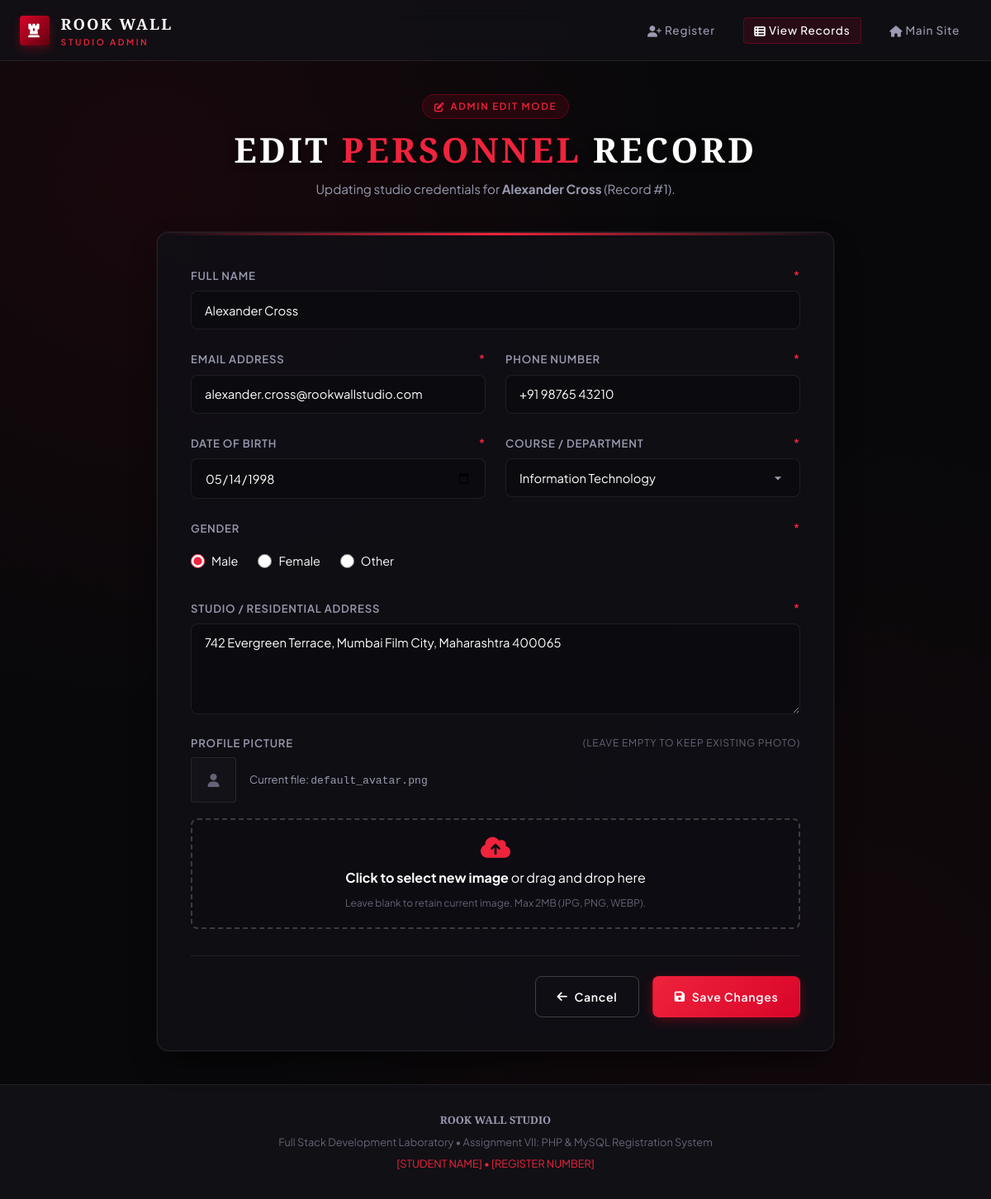
The page /edit.php?id=1 on the database its author committed.
### tables this page shows
CREATE TABLE `users` (
  `id` INT AUTO_INCREMENT PRIMARY KEY,
  `name` VARCHAR(255) NOT NULL,
  `email` VARCHAR(255) NOT NULL UNIQUE,
  `phone` VARCHAR(20) NOT NULL,
  `dob` DATE NOT NULL,
  `gender` VARCHAR(20) NOT NULL,
  `address` TEXT NOT NULL,
  `course` VARCHAR(100) NOT NULL,
  `profile_pic` VARCHAR(255) NOT NULL,
  `created_at` TIMESTAMP DEFAULT CURRENT_TIMESTAMP
);

### edit.php (the view, shortened to what this page needs)
<?php
require_once 'db_connect.php';
$id = isset($_GET['id']) ? intval($_GET['id']) : 0;
$fetch_stmt = $conn->prepare("SELECT id, name, email, phone, dob, gender, address, course, profile_pic FROM users WHERE id = ? LIMIT 1");
$fetch_stmt->bind_param("i", $id);
$fetch_stmt->execute();
$result = $fetch_stmt->get_result();
$user = $result->fetch_assoc();
?>
<!DOCTYPE html>
<html lang="en">
<head>
  <link rel="stylesheet" href="https://cdnjs.cloudflare.com/ajax/libs/font-awesome/6.4.0/css/all.min.css">
  <link rel="stylesheet" href="style.css">
</head>
<body>
  <header class="site-header">
    <nav class="nav-container" aria-label="Main Navigation">
      <a href="index.php" class="nav-brand">
        <div class="brand-icon" aria-hidden="true"><i class="fa-solid fa-chess-rook"></i></div>
        <div>
          ROOK WALL
          <span class="brand-sub">STUDIO ADMIN</span>
        </div>
      </a>
      <ul class="nav-links">
        <li><a href="index.php" class="nav-link"><i class="fa-solid fa-user-plus"></i> Register</a></li>
        <li><a href="view_records.php" class="nav-link active"><i class="fa-solid fa-table-list"></i> View Records</a></li>
        <li><a href="../index.html" class="nav-link"><i class="fa-solid fa-house"></i> Main Site</a></li>
      </ul>
    </nav>
  </header>
  <main class="main-content">
    <section class="hero-banner">
      <div class="badge-tag"><i class="fa-solid fa-pen-to-square"></i> Admin Edit Mode</div>
      <h1 class="hero-title">EDIT <span>PERSONNEL</span> RECORD</h1>
      <p class="hero-subtitle">Updating studio credentials for <strong><?= htmlspecialchars($user['name'], ENT_QUOTES, 'UTF-8'); ?></strong> (Record #<?= htmlspecialchars($user['id'], ENT_QUOTES, 'UTF-8'); ?>).</p>
    </section>
    <article class="form-card">
      <form id="registrationForm" method="POST" action="edit.php?id=<?= urlencode($user['id']); ?>" enctype="multipart/form-data" novalidate>
        <div class="form-grid">
          <div class="form-group full-width">
            <label for="name" class="form-label">
              <span>Full Name</span>
              <span class="required-indicator">*</span>
            </label>
            <input
              type="text"
              id="name"
              name="name"
              class="form-control"
              value="<?= htmlspecialchars($user['name'], ENT_QUOTES, 'UTF-8'); ?>"
              required
              minlength="3"
              maxlength="100"
            >
          </div>
          <div class="form-group">
            <label for="email" class="form-label">
              <span>Email Address</span>
              <span class="required-indicator">*</span>
            </label>
            <input
              type="email"
              id="email"
              name="email"
              class="form-control"
              value="<?= htmlspecialchars($user['email'], ENT_QUOTES, 'UTF-8'); ?>"
              required
            >
          </div>
          <div class="form-group">
            <label for="phone" class="form-label">
              <span>Phone Number</span>
              <span class="required-indicator">*</span>
            </label>
            <input
              type="tel"
              id="phone"
              name="phone"
              class="form-control"
              value="<?= htmlspecialchars($user['phone'], ENT_QUOTES, 'UTF-8'); ?>"
              required
              pattern="^\+?[0-9\s\-]{10,15}$"
            >
          </div>
          <div class="form-group">
            <label for="dob" class="form-label">
              <span>Date of Birth</span>
              <span class="required-indicator">*</span>
            </label>
            <input
              type="date"
              id="dob"
              name="dob"
              class="form-control"
              value="<?= htmlspecialchars($user['dob'], ENT_QUOTES, 'UTF-8'); ?>"
              required
            >
          </div>
          <div class="form-group">
            <label for="course" class="form-label">
              <span>Course / Department</span>
              <span class="required-indicator">*</span>
            </label>
            <select id="course" name="course" class="form-control" required>
              <?php
                $courses = ['Information Technology', 'Computer Science', 'Electronics', 'Electrical', 'Mechanical', 'Civil', 'Other'];
                foreach ($courses as $c) {
                  $selected = ($user['course'] === $c) ? 'selected' : '';
                  echo "<option value=\"" . htmlspecialchars($c, ENT_QUOTES, 'UTF-8') . "\" {$selected}>" . htmlspecialchars($c, ENT_QUOTES, 'UTF-8') . "</option>";
                }
              ?>
            </select>
          </div>
          <div class="form-group full-width">
            <label class="form-label">
              <span>Gender</span>
              <span class="required-indicator">*</span>
            </label>
            <div class="radio-group" role="radiogroup">
              <label class="radio-label">
                <input type="radio" name="gender" value="Male" <?= ($user['gender'] === 'Male') ? 'checked' : ''; ?>> Male
              </label>
              <label class="radio-label">
                <input type="radio" name="gender" value="Female" <?= ($user['gender'] === 'Female') ? 'checked' : ''; ?>> Female
              </label>
              <label class="radio-label">
                <input type="radio" name="gender" value="Other" <?= ($user['gender'] === 'Other') ? 'checked' : ''; ?>> Other
              </label>
            </div>
          </div>
          <div class="form-group full-width">
            <label for="address" class="form-label">
              <span>Studio / Residential Address</span>
              <span class="required-indicator">*</span>
            </label>
            <textarea
              id="address"
              name="address"
              class="form-control"
              required
              maxlength="500"
            ><?= htmlspecialchars($user['address'], ENT_QUOTES, 'UTF-8'); ?></textarea>
          </div>
          <div class="form-group full-width">
            <label class="form-label">
              <span>Profile Picture</span>
              <span style="font-size:0.75rem; color:var(--text-muted); font-weight:normal;">(Leave empty to keep existing photo)</span>
            </label>
            <div style="display:flex; align-items:center; gap:1rem; margin-bottom:0.75rem;">
              <?php
                $pic = $user['profile_pic'];
                $img_path = 'uploads/' . $pic;
                $has_pic = !empty($pic) && file_exists(__DIR__ . DIRECTORY_SEPARATOR . 'uploads' . DIRECTORY_SEPARATOR . $pic);
              ?>
              <?php if ($has_pic): ?>
                <img src="<?= htmlspecialchars($img_path, ENT_QUOTES, 'UTF-8'); ?>" alt="Current Photo" style="width:55px; height:55px; border-radius:var(--radius-sm); object-fit:cover; border:1px solid var(--border);">
              <?php else: ?>
                <div style="width:55px; height:55px; border-radius:var(--radius-sm); background:var(--bg-card-solid); display:flex; align-items:center; justify-content:center; color:var(--text-muted); border:1px solid var(--border);">
                  <i class="fa-solid fa-user"></i>
                </div>
              <?php endif; ?>
              <span style="font-size:0.82rem; color:var(--text-secondary);">Current file: <code><?= htmlspecialchars($user['profile_pic'], ENT_QUOTES, 'UTF-8'); ?></code></span>
            </div>
            <div class="file-upload-wrapper">
              <div class="file-dropzone" id="fileDropzone" tabindex="0" role="button" aria-label="Upload new profile image">
                <i class="fa-solid fa-cloud-arrow-up"></i>
                <div>
                  <strong>Click to select new image</strong> or drag and drop here
                </div>
                <div class="file-hint">Leave blank to retain current image. Max 2MB (JPG, PNG, WEBP).</div>
              </div>
            </div>
          </div>
        </div>
        <div class="form-actions">
          <a href="view_records.php" class="btn btn-outline">
            <i class="fa-solid fa-arrow-left"></i> Cancel
          </a>
          <button type="submit" class="btn btn-primary">
            <i class="fa-solid fa-floppy-disk"></i> Save Changes
          </button>
        </div>
      </form>
    </article>
  </main>
  <footer class="site-footer">
    <div class="footer-brand">ROOK WALL STUDIO</div>
    <p>Full Stack Development Laboratory &bull; Assignment VII: PHP & MySQL Registration System</p>
    <p style="margin-top: 0.35rem; color: var(--accent-bright);">[STUDENT NAME] &bull; [REGISTER NUMBER]</p>
  </footer>
</body>
</html>

### rows shown on the page
users: name "Alexander Cross", id "1", email "alexander.cross@rookwallstudio.com", phone "+91 98765 43210", dob "05/14/1998", gender "☑ Male", gender "☐ Female", gender "☐ Other", address "742 Evergreen Terrace, Mumbai Film City, Maharashtra 400065", profile_pic "default_avatar.png"

### other values the page prints
form field course "Information Technology"
